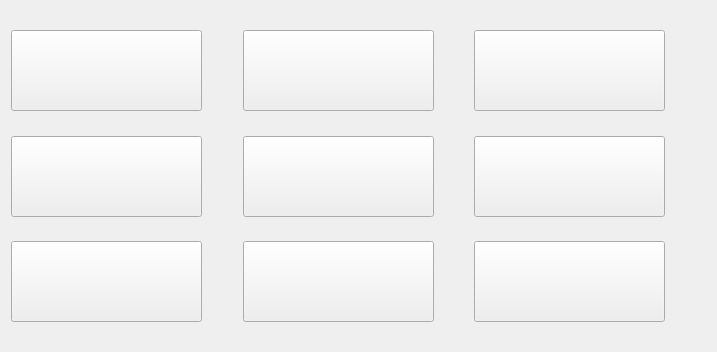
     <widget class="QWidget" name="tab_18">
      <attribute name="title">
       <string>Page</string>
      </attribute>
      <layout class="QGridLayout" name="gridLayout_7">
       <item row="0" column="0">
        <spacer name="verticalSpacer_78">
         <property name="orientation">
          <enum>Qt::Vertical</enum>
         </property>
         <property name="sizeHint" stdset="0">
          <size>
           <width>20</width>
           <height>19</height>
          </size>
         </property>
        </spacer>
       </item>
       <item row="0" column="3">
        <spacer name="verticalSpacer_81">
         <property name="orientation">
          <enum>Qt::Vertical</enum>
         </property>
         <property name="sizeHint" stdset="0">
          <size>
           <width>20</width>
           <height>19</height>
          </size>
         </property>
        </spacer>
       </item>
       <item row="0" column="5">
        <spacer name="verticalSpacer_77">
         <property name="orientation">
          <enum>Qt::Vertical</enum>
         </property>
         <property name="sizeHint" stdset="0">
          <size>
           <width>20</width>
           <height>19</height>
          </size>
         </property>
        </spacer>
       </item>
       <item row="1" column="0" colspan="2">
        <widget class="QPushButton" name="pushButton_63">
         <property name="sizePolicy">
          <sizepolicy hsizetype="Minimum" vsizetype="Minimum">
           <horstretch>0</horstretch>
           <verstretch>0</verstretch>
          </sizepolicy>
         </property>
         <property name="minimumSize">
          <size>
           <width>191</width>
           <height>81</height>
          </size>
         </property>
         <property name="maximumSize">
          <size>
           <width>191</width>
           <height>81</height>
          </size>
         </property>
         <property name="layoutDirection">
          <enum>Qt::LeftToRight</enum>
         </property>
         <property name="autoFillBackground">
          <bool>false</bool>
         </property>
         <property name="text">
          <string/>
         </property>
         <property name="icon">
          <iconset resource="../bitcoin.qrc">
           <normaloff>:/images/tuffwraps</normaloff>:/images/tuffwraps</iconset>
         </property>
         <property name="iconSize">
          <size>
           <width>191</width>
           <height>81</height>
          </size>
         </property>
        </widget>
       </item>
       <item row="1" column="2">
        <spacer name="horizontalSpacer_72">
         <property name="orientation">
          <enum>Qt::Horizontal</enum>
         </property>
         <property name="sizeHint" stdset="0">
          <size>
           <width>35</width>
           <height>20</height>
          </size>
         </property>
        </spacer>
       </item>
       <item row="1" column="3">
        <widget class="QPushButton" name="pushButton_70">
         <property name="sizePolicy">
          <sizepolicy hsizetype="Minimum" vsizetype="Minimum">
           <horstretch>0</horstretch>
           <verstretch>0</verstretch>
          </sizepolicy>
         </property>
         <property name="minimumSize">
          <size>
           <width>191</width>
           <height>81</height>
          </size>
         </property>
         <property name="maximumSize">
          <size>
           <width>191</width>
           <height>81</height>
          </size>
         </property>
         <property name="layoutDirection">
          <enum>Qt::LeftToRight</enum>
         </property>
         <property name="autoFillBackground">
          <bool>false</bool>
         </property>
         <property name="text">
          <string/>
         </property>
         <property name="icon">
          <iconset resource="../bitcoin.qrc">
           <normaloff>:/images/tuffwraps</normaloff>:/images/tuffwraps</iconset>
         </property>
         <property name="iconSize">
          <size>
           <width>191</width>
           <height>81</height>
          </size>
         </property>
        </widget>
       </item>
       <item row="1" column="4">
        <spacer name="horizontalSpacer_66">
         <property name="orientation">
          <enum>Qt::Horizontal</enum>
         </property>
         <property name="sizeHint" stdset="0">
          <size>
           <width>34</width>
           <height>20</height>
          </size>
         </property>
        </spacer>
       </item>
       <item row="1" column="5">
        <widget class="QPushButton" name="pushButton_66">
         <property name="sizePolicy">
          <sizepolicy hsizetype="Minimum" vsizetype="Minimum">
           <horstretch>0</horstretch>
           <verstretch>0</verstretch>
          </sizepolicy>
         </property>
         <property name="minimumSize">
          <size>
           <width>191</width>
           <height>81</height>
          </size>
         </property>
         <property name="maximumSize">
          <size>
           <width>191</width>
           <height>81</height>
          </size>
         </property>
         <property name="layoutDirection">
          <enum>Qt::LeftToRight</enum>
         </property>
         <property name="autoFillBackground">
          <bool>false</bool>
         </property>
         <property name="text">
          <string/>
         </property>
         <property name="icon">
          <iconset resource="../bitcoin.qrc">
           <normaloff>:/images/tuffwraps</normaloff>:/images/tuffwraps</iconset>
         </property>
         <property name="iconSize">
          <size>
           <width>191</width>
           <height>81</height>
          </size>
         </property>
        </widget>
       </item>
       <item row="1" column="6">
        <spacer name="horizontalSpacer_63">
         <property name="orientation">
          <enum>Qt::Horizontal</enum>
         </property>
         <property name="sizeHint" stdset="0">
          <size>
           <width>41</width>
           <height>20</height>
          </size>
         </property>
        </spacer>
       </item>
       <item row="2" column="1">
        <spacer name="verticalSpacer_79">
         <property name="orientation">
          <enum>Qt::Vertical</enum>
         </property>
         <property name="sizeHint" stdset="0">
          <size>
           <width>20</width>
           <height>19</height>
          </size>
         </property>
        </spacer>
       </item>
       <item row="2" column="3">
        <spacer name="verticalSpacer_76">
         <property name="orientation">
          <enum>Qt::Vertical</enum>
         </property>
         <property name="sizeHint" stdset="0">
          <size>
           <width>20</width>
           <height>19</height>
          </size>
         </property>
        </spacer>
       </item>
       <item row="2" column="5">
        <spacer name="verticalSpacer_89">
         <property name="orientation">
          <enum>Qt::Vertical</enum>
         </property>
         <property name="sizeHint" stdset="0">
          <size>
           <width>20</width>
           <height>19</height>
          </size>
         </property>
        </spacer>
       </item>
       <item row="3" column="0" colspan="2">
        <widget class="QPushButton" name="pushButton_64">
         <property name="sizePolicy">
          <sizepolicy hsizetype="Minimum" vsizetype="Minimum">
           <horstretch>0</horstretch>
           <verstretch>0</verstretch>
          </sizepolicy>
         </property>
         <property name="minimumSize">
          <size>
           <width>191</width>
           <height>81</height>
          </size>
         </property>
         <property name="maximumSize">
          <size>
           <width>191</width>
           <height>81</height>
          </size>
         </property>
         <property name="layoutDirection">
          <enum>Qt::LeftToRight</enum>
         </property>
         <property name="autoFillBackground">
          <bool>false</bool>
         </property>
         <property name="text">
          <string/>
         </property>
         <property name="icon">
          <iconset resource="../bitcoin.qrc">
           <normaloff>:/images/tuffwraps</normaloff>:/images/tuffwraps</iconset>
         </property>
         <property name="iconSize">
          <size>
           <width>191</width>
           <height>81</height>
          </size>
         </property>
        </widget>
       </item>
       <item row="3" column="2">
        <spacer name="horizontalSpacer_68">
         <property name="orientation">
          <enum>Qt::Horizontal</enum>
         </property>
         <property name="sizeHint" stdset="0">
          <size>
           <width>35</width>
           <height>20</height>
          </size>
         </property>
        </spacer>
       </item>
       <item row="3" column="3">
        <widget class="QPushButton" name="pushButton_65">
         <property name="sizePolicy">
          <sizepolicy hsizetype="Minimum" vsizetype="Minimum">
           <horstretch>0</horstretch>
           <verstretch>0</verstretch>
          </sizepolicy>
         </property>
         <property name="minimumSize">
          <size>
           <width>191</width>
           <height>81</height>
          </size>
         </property>
         <property name="maximumSize">
          <size>
           <width>191</width>
           <height>81</height>
          </size>
         </property>
         <property name="layoutDirection">
          <enum>Qt::LeftToRight</enum>
         </property>
         <property name="autoFillBackground">
          <bool>false</bool>
         </property>
         <property name="text">
          <string/>
         </property>
         <property name="icon">
          <iconset resource="../bitcoin.qrc">
           <normaloff>:/images/tuffwraps</normaloff>:/images/tuffwraps</iconset>
         </property>
         <property name="iconSize">
          <size>
           <width>191</width>
           <height>81</height>
          </size>
         </property>
        </widget>
       </item>
       <item row="3" column="4">
        <spacer name="horizontalSpacer_71">
         <property name="orientation">
          <enum>Qt::Horizontal</enum>
         </property>
         <property name="sizeHint" stdset="0">
          <size>
           <width>34</width>
           <height>20</height>
          </size>
         </property>
        </spacer>
       </item>
       <item row="3" column="5">
        <widget class="QPushButton" name="pushButton_71">
         <property name="sizePolicy">
          <sizepolicy hsizetype="Minimum" vsizetype="Minimum">
           <horstretch>0</horstretch>
           <verstretch>0</verstretch>
          </sizepolicy>
         </property>
         <property name="minimumSize">
          <size>
           <width>191</width>
           <height>81</height>
          </size>
         </property>
         <property name="maximumSize">
          <size>
           <width>191</width>
           <height>81</height>
          </size>
         </property>
         <property name="layoutDirection">
          <enum>Qt::LeftToRight</enum>
         </property>
         <property name="autoFillBackground">
          <bool>false</bool>
         </property>
         <property name="text">
          <string/>
         </property>
         <property name="icon">
          <iconset resource="../bitcoin.qrc">
           <normaloff>:/images/tuffwraps</normaloff>:/images/tuffwraps</iconset>
         </property>
         <property name="iconSize">
          <size>
           <width>191</width>
           <height>81</height>
          </size>
         </property>
        </widget>
       </item>
       <item row="3" column="6">
        <spacer name="horizontalSpacer_65">
         <property name="orientation">
          <enum>Qt::Horizontal</enum>
         </property>
         <property name="sizeHint" stdset="0">
          <size>
           <width>41</width>
           <height>20</height>
          </size>
         </property>
        </spacer>
       </item>
       <item row="4" column="1">
        <spacer name="verticalSpacer_90">
         <property name="orientation">
          <enum>Qt::Vertical</enum>
         </property>
         <property name="sizeHint" stdset="0">
          <size>
           <width>20</width>
           <height>18</height>
          </size>
         </property>
        </spacer>
       </item>
       <item row="4" column="3">
        <spacer name="verticalSpacer_80">
         <property name="orientation">
          <enum>Qt::Vertical</enum>
         </property>
         <property name="sizeHint" stdset="0">
          <size>
           <width>20</width>
           <height>18</height>
          </size>
         </property>
        </spacer>
       </item>
       <item row="4" column="5">
        <spacer name="verticalSpacer_87">
         <property name="orientation">
          <enum>Qt::Vertical</enum>
         </property>
         <property name="sizeHint" stdset="0">
          <size>
           <width>20</width>
           <height>18</height>
          </size>
         </property>
        </spacer>
       </item>
       <item row="5" column="0" colspan="2">
        <widget class="QPushButton" name="pushButton_67">
         <property name="sizePolicy">
          <sizepolicy hsizetype="Minimum" vsizetype="Minimum">
           <horstretch>0</horstretch>
           <verstretch>0</verstretch>
          </sizepolicy>
         </property>
         <property name="minimumSize">
          <size>
           <width>191</width>
           <height>81</height>
          </size>
         </property>
         <property name="maximumSize">
          <size>
           <width>191</width>
           <height>81</height>
          </size>
         </property>
         <property name="layoutDirection">
          <enum>Qt::LeftToRight</enum>
         </property>
         <property name="autoFillBackground">
          <bool>false</bool>
         </property>
         <property name="text">
          <string/>
         </property>
         <property name="icon">
          <iconset resource="../bitcoin.qrc">
           <normaloff>:/images/tuffwraps</normaloff>:/images/tuffwraps</iconset>
         </property>
         <property name="iconSize">
          <size>
           <width>191</width>
           <height>81</height>
          </size>
         </property>
        </widget>
       </item>
       <item row="5" column="2">
        <spacer name="horizontalSpacer_62">
         <property name="orientation">
          <enum>Qt::Horizontal</enum>
         </property>
         <property name="sizeHint" stdset="0">
          <size>
           <width>35</width>
           <height>20</height>
          </size>
         </property>
        </spacer>
       </item>
       <item row="5" column="3">
        <widget class="QPushButton" name="pushButton_69">
         <property name="sizePolicy">
          <sizepolicy hsizetype="Minimum" vsizetype="Minimum">
           <horstretch>0</horstretch>
           <verstretch>0</verstretch>
          </sizepolicy>
         </property>
         <property name="minimumSize">
          <size>
           <width>191</width>
           <height>81</height>
          </size>
         </property>
         <property name="maximumSize">
          <size>
           <width>191</width>
           <height>81</height>
          </size>
         </property>
         <property name="layoutDirection">
          <enum>Qt::LeftToRight</enum>
         </property>
         <property name="autoFillBackground">
          <bool>false</bool>
         </property>
         <property name="text">
          <string/>
         </property>
         <property name="icon">
          <iconset resource="../bitcoin.qrc">
           <normaloff>:/images/tuffwraps</normaloff>:/images/tuffwraps</iconset>
         </property>
         <property name="iconSize">
          <size>
           <width>191</width>
           <height>81</height>
          </size>
         </property>
        </widget>
       </item>
       <item row="5" column="4">
        <spacer name="horizontalSpacer_70">
         <property name="orientation">
          <enum>Qt::Horizontal</enum>
         </property>
         <property name="sizeHint" stdset="0">
          <size>
           <width>34</width>
           <height>20</height>
          </size>
         </property>
        </spacer>
       </item>
       <item row="5" column="5">
        <widget class="QPushButton" name="pushButton_68">
         <property name="sizePolicy">
          <sizepolicy hsizetype="Minimum" vsizetype="Minimum">
           <horstretch>0</horstretch>
           <verstretch>0</verstretch>
          </sizepolicy>
         </property>
         <property name="minimumSize">
          <size>
           <width>191</width>
           <height>81</height>
          </size>
         </property>
         <property name="maximumSize">
          <size>
           <width>191</width>
           <height>81</height>
          </size>
         </property>
         <property name="layoutDirection">
          <enum>Qt::LeftToRight</enum>
         </property>
         <property name="autoFillBackground">
          <bool>false</bool>
         </property>
         <property name="text">
          <string/>
         </property>
         <property name="icon">
          <iconset resource="../bitcoin.qrc">
           <normaloff>:/images/tuffwraps</normaloff>:/images/tuffwraps</iconset>
         </property>
         <property name="iconSize">
          <size>
           <width>191</width>
           <height>81</height>
          </size>
         </property>
        </widget>
       </item>
       <item row="5" column="6">
        <spacer name="horizontalSpacer_69">
         <property name="orientation">
          <enum>Qt::Horizontal</enum>
         </property>
         <property name="sizeHint" stdset="0">
          <size>
           <width>41</width>
           <height>20</height>
          </size>
         </property>
        </spacer>
       </item>
       <item row="6" column="1">
        <spacer name="verticalSpacer_85">
         <property name="orientation">
          <enum>Qt::Vertical</enum>
         </property>
         <property name="sizeHint" stdset="0">
          <size>
           <width>20</width>
           <height>19</height>
          </size>
         </property>
        </spacer>
       </item>
       <item row="6" column="3">
        <spacer name="verticalSpacer_84">
         <property name="orientation">
          <enum>Qt::Vertical</enum>
         </property>
         <property name="sizeHint" stdset="0">
          <size>
           <width>20</width>
           <height>19</height>
          </size>
         </property>
        </spacer>
       </item>
       <item row="6" column="5">
        <spacer name="verticalSpacer_82">
         <property name="orientation">
          <enum>Qt::Vertical</enum>
         </property>
         <property name="sizeHint" stdset="0">
          <size>
           <width>20</width>
           <height>19</height>
          </size>
         </property>
        </spacer>
       </item>
      </layout>
     </widget>
